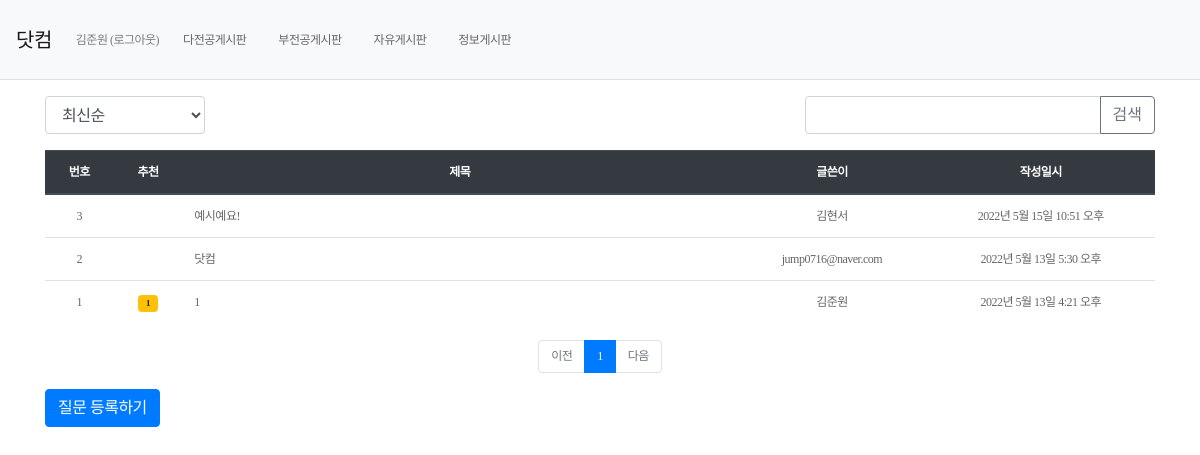
The app's page /pybo/ (signed in) with its own data.
### pybo/models.py (models this page shows, shortened)
class Question(models.Model):
    author = models.ForeignKey(User, on_delete=models.CASCADE, related_name='author_question') #계정(사용자) 모델은 django.contrib.auth.models 패키지의 User이므로 글쓴이에 해당되는 author 속성은 User모델을 ForeignKey로 적용
    subject = models.CharField(max_length=200) #질문제목
    content = models.TextField() #글자수 제한 X
    create_date = models.DateTimeField()
    modify_date = models.DateTimeField(null=True, blank=True)#질문이나 답변이 언제 수정되었는지 확인
    voter = models.ManyToManyField(User, related_name='voter_question')  # voter 추가, ManyToManyField관계는 다대다관계의미.

### pybo/views/base_views.py (the view, shortened to what this page needs)
# urls.py: path('', base_views.index, name='index'),  # '/' 에 해당되는 path
def index(request): #request는 장고 프레임워크에 의해 자동으로 전달되는 HTTP 요청 객체
    page = request.GET.get('page', '1')  # 페이지 (GET방식으로 요청한 URL에서 page의 값을 가져올때 사용)
    kw = request.GET.get('kw', '')  # 검색어
    so = request.GET.get('so', 'recent')  # 정렬기준
    if so == 'recommend':
        question_list = Question.objects.annotate(num_voter=Count('voter')).order_by('-num_voter', '-create_date') #추천수는 장고의 annotate를 이용하여 Count함수를 통해 구할수있음.
    elif so == 'popular':
        question_list = Question.objects.annotate(num_answer=Count('answer')).order_by('-num_answer', '-create_date')
    else:  # recent
        question_list = Question.objects.order_by('-create_date')
    paginator = Paginator(question_list, 10)  # 페이지당 10개씩 보여주기(Paginator는 조회된 question_list를 페이징 객체(paginator)로 변환)
    page_obj = paginator.get_page(page)
    context = {'question_list': page_obj, 'page': page, 'kw': kw, 'so': so}  # <------ so 추가 ,page와 kw가 추가.
    return render(request, 'pybo/question_list.html', context) #템플릿파일

### pybo/templatetags/pybo_filter.py (called while the page is built)
@register.filter #이 어노테이션 적용시 템플릿에서 해당 함수를 필터로 사용가능.
def sub(value, arg):
    return value - arg

### templates/pybo/question_list.html (shortened to what this page needs)
{% extends 'base.html' %}
{% load pybo_filter %}
{% block content %}
<div class="container my-3">
    <div class="row justify-content-between my-3">
        <div class="col-2">
            <select class="form-control so">
                <option value="recent" {% if so == 'recent' %}selected{% endif %}>최신순</option>
            </select>
        </div>
        <div class="col-4 input-group">
            <input type="text" class="form-control kw" value="{{ kw|default_if_none:'' }}">
            <div class="input-group-append">
                <button class="btn btn-outline-secondary" type="button" id="btn_search">검색</button>
            </div>
        </div>
    </div>
    <table class="table">
        <thead>
        <tr class="text-center thead-dark">
            <th>번호</th>
            <th>추천</th>
            <th style="width:50%">제목</th>
            <th>글쓴이</th>
            <th>작성일시</th>
        </tr>
        </thead>
        <tbody>
        {% if question_list %}
        {% for question in question_list %}
        <tr class="text-center">
            <td>
                {{ question_list.paginator.count|sub:question_list.start_index|sub:forloop.counter0|add:1 }}
            </td>
            <td>
            {% if question.voter.all.count > 0 %}
            <span class="badge badge-warning px-2 py-1">{{ question.voter.all.count }}</span>
            {% endif %}
            </td>
            <td class="text-left">
                <a href="{% url 'pybo:detail' question.id %}">{{ question.subject }}</a>
            </td>
            <td>{{ question.author.username }}</td>
            <td>{{ question.create_date }}</td>
        </tr>
        {% endfor %}
        {% else %}
        <tr>
            <td colspan="3">질문이 없습니다.</td>
        </tr>
        {% endif %}
        </tbody>
    </table>
    <ul class="pagination justify-content-center">
        {% if question_list.has_previous %}
        <li class="page-item">
            <a class="page-link" data-page="{{ question_list.previous_page_number }}" href="#">이전</a>
        </li>
        {% else %}
        <li class="page-item disabled">
            <a class="page-link" tabindex="-1" aria-disabled="true" href="#">이전</a>
        </li>
        {% endif %}
        {% for page_number in question_list.paginator.page_range %}
        {% if page_number >= question_list.number|add:0 and page_number <= question_list.number|add:4 %}
            {% if page_number == question_list.number %}
            <li class="page-item active" aria-current="page">
                <a class="page-link" data-page="{{ page_number }}" href="#">{{ page_number }}</a>
            </li>
            {% else %}
            <li class="page-item">
                <a class="page-link" data-page="{{ page_number }}" href="#">{{ page_number }}</a>
            </li>
            {% endif %}
        {% endif %}
        {% endfor %}
        {% if question_list.has_next %}
        <li class="page-item">
            <a class="page-link" data-page="{{ question_list.next_page_number }}" href="#">다음</a>
        </li>
        {% else %}
        <li class="page-item disabled">
            <a class="page-link" tabindex="-1" aria-disabled="true" href="#">다음</a>
        </li>
        {% endif %}
    </ul>
    <a href="{% url 'pybo:question_create' %}" class="btn btn-primary">질문 등록하기</a>
</div>
{% endblock %}

### templates/navbar.html (shortened to what this page needs)
<nav class="navbar navbar-expand-lg navbar-light bg-light border-bottom">
  <a class="navbar-brand" href="{% url 'pybo:index' %}">닷컴</a>
  <div class="collapse navbar-collapse flex-grow-0" id="navbarNav">
    <ul class="navbar-nav">
      <li class="nav-item">
        {% if user.is_authenticated %}
        <a class="nav-link" href="{% url 'common:logout' %}"
          >{{ user.username }} (로그아웃)</a>
        {% else %}
        <a class="nav-link" href="{% url 'common:login' %}">로그인</a>
        {% endif %}
      </li>
    </ul>
  </div>
  <a class="nav-link" href="{% url 'common:double' %}">다전공게시판</a>
  <a class="nav-link" href="{% url 'common:minor' %}">부전공게시판</a>
  <a class="nav-link" href="{% url 'common:free' %}">자유게시판</a>
  <a class="nav-link" href="{% url 'common:information' %}">정보게시판</a>
</nav>

### records on screen
Question: paginator.count|sub "3", subject "예시예요!", author.username "김현서", create_date "2022년 5월 15일 10:51 오후"
Question: paginator.count|sub "2", subject "닷컴", author.username "jump0716@naver.com", create_date "2022년 5월 13일 5:30 오후"
Question: paginator.count|sub "1", voter.all.count "1", subject "1", author.username "김준원", create_date "2022년 5월 13일 4:21 오후"

### other values on screen
{{ user.username }} "김준원"
{{ page_number }} "1"
